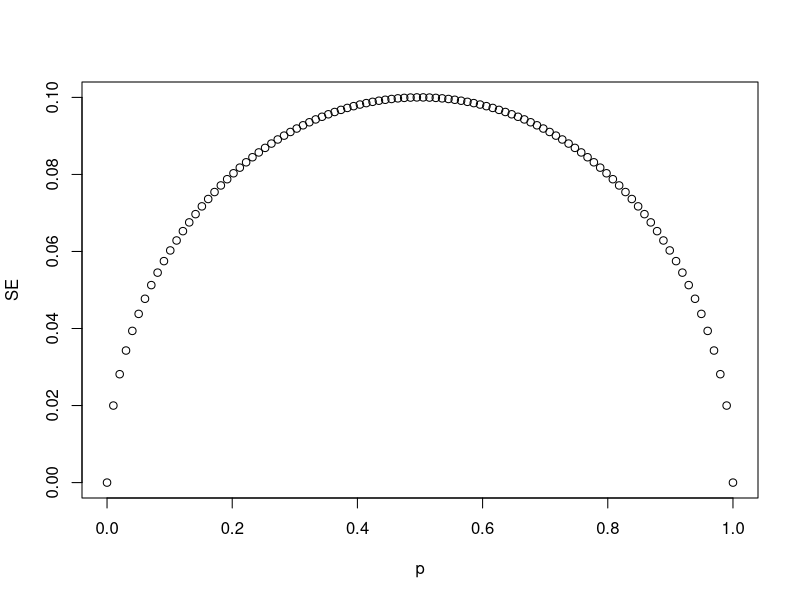
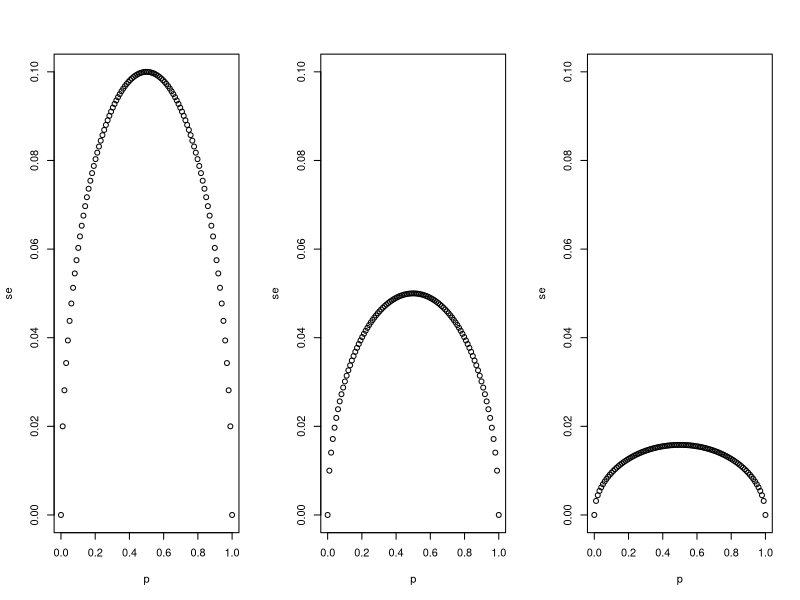

The R script that drew these images, in order:
## Question 1 (CORRECT)
# suppose u poll a pop in which a prop p of voters democrats and 1-p are republicans
# ur sample size is N=25
# consider random var S which is total num of democrats in sample
# What is the expected val of this random var S?
# A. E(S) = 25(1-p)
# B. E(S) = 25p
# C. E(S) = sqrt(25p*(1-p))
# D. E(S) = p
#: B

## Question 2 (CORRECT)
# Consider the random var S which is the total num of democrats in ur sample of 25
# voters
# the var p describes prop of democrats in sample, whereas 1-p describe republican
# what is std error of S?
#: SE(S) = sqrt(25p*(1-p))

## Question 3 (CORRECT)
# consider random var as S/N which is equivalent to sample avg we have been denoting as
# X_bar
# The var N represents sample size and p is the prop of democrats in the pop
# What is the expected val of X_bar?
#: E(X_bar) = p

## Question 4 (CORRECT)
# what is the SE(X_bar)?
# the var N represents sample size 
# p is the prop of democrats in pop
#: SE(X_bar) = sqrt((p*(1-p))/N)

## Question 5 (CORRECT)
# calc se of a sample avg when u poll 25 ppl in the pop 
# generate a seq of 100 prop of democrats p that vary from 0(no democrats) to
# 1 (all democrats)
# plot SE over p for the 100 diff prop
N <- 25
p <- seq(0,1,length=100)
SE <- sqrt((p*(1-p))/N)
plot(p, SE)

## Question 6
# Create a for in loop that generates 3 plots of p vs SE
# when the sample sizes, N=25, N=100 and N=1000
# first line within for loop should use the sqrt() to generate vector of SE 
# for all val of p
# the second line in for loop use plot() to generate a plot with p on X-axis and
# SE on Y-axis
sample_sizes <- c(25, 100, 1000)
p <- seq(0,1,length=100)
par(mfrow=c(1,3))
for(N in sample_sizes){
  se <- sqrt((p*(1-p))/N)
  plot(p, se, ylim = c(0,0.5/sqrt(25)))
}

## Ques 7 in journal (CORRECT)
#: D. E[X_bar-(1-X_bar)] = E[2X_bar-1] = 2E[X_bar]-1 = 2p-1 = p-(1-p)

## Ques 8 in journal (CORRECT)
#: B. SE[X_bar-(1-X_bar)] = SE[2X_bar-1] = 2SE[X_bar] = 2sqrt(p(1-p)/N)

## Ques 9 (CORRECT)
# Say the actual prop of democratic voters is p=0.45. In this case,
# the republican party is winning by relatively large margin of d=-0.1
# or a 10% margin of victory. What's the std err of spread 2X_bar-1
# in this case?
N <- 25
p <- 0.45
se <- 2*sqrt(p*(1-p)/N)
se
#: 0.1989975

## Ques 10 (CORRECT)
# We hv said that the diff between the prop of democratic voters and republican
# voters is about 10% and that the sd of the spread is about 0.2 when N=25
# Choose the statement that explains why this sample size is suff or not.
# A. This sample size is suff as SE of about 0.2 is much smaller than spread of
#    10%
# B. This sample size is suff as the expected val of our est 2X_bar-1 is d,
#    so our prediction will be right on
# C. Without knowing p, we hv no way of knowing that increasing our sample size
#    would actually improve our SE
# D. This sample size is too small as SE is larger than the spread
#: D

